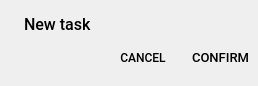
<?xml version="1.0" encoding="UTF-8"?>
<ui version="4.0">
 <class>MaterialDialog</class>
 <widget class="QDialog" name="MaterialDialog">
  <property name="geometry">
   <rect>
    <x>0</x>
    <y>0</y>
    <width>258</width>
    <height>86</height>
   </rect>
  </property>
  <property name="windowTitle">
   <string>Dialog</string>
  </property>
  <layout class="QVBoxLayout" name="verticalLayout">
   <property name="spacing">
    <number>0</number>
   </property>
   <property name="leftMargin">
    <number>0</number>
   </property>
   <property name="topMargin">
    <number>14</number>
   </property>
   <property name="rightMargin">
    <number>0</number>
   </property>
   <item>
    <layout class="QHBoxLayout" name="horizontalLayout_4">
     <property name="spacing">
      <number>0</number>
     </property>
     <property name="leftMargin">
      <number>24</number>
     </property>
     <property name="rightMargin">
      <number>24</number>
     </property>
     <item>
      <widget class="QLabel" name="headingLbl">
       <property name="font">
        <font>
         <family>Roboto Medium</family>
         <pointsize>12</pointsize>
         <weight>50</weight>
         <bold>false</bold>
        </font>
       </property>
       <property name="text">
        <string>New task</string>
       </property>
      </widget>
     </item>
     <item>
      <spacer name="horizontalSpacer_4">
       <property name="orientation">
        <enum>Qt::Horizontal</enum>
       </property>
       <property name="sizeHint" stdset="0">
        <size>
         <width>40</width>
         <height>20</height>
        </size>
       </property>
      </spacer>
     </item>
    </layout>
   </item>
   <item>
    <spacer name="verticalSpacer">
     <property name="orientation">
      <enum>Qt::Vertical</enum>
     </property>
     <property name="sizeHint" stdset="0">
      <size>
       <width>20</width>
       <height>1</height>
      </size>
     </property>
    </spacer>
   </item>
   <item>
    <layout class="QHBoxLayout" name="horizontalLayout_5">
     <property name="spacing">
      <number>8</number>
     </property>
     <item>
      <spacer name="horizontalSpacer_5">
       <property name="orientation">
        <enum>Qt::Horizontal</enum>
       </property>
       <property name="sizeHint" stdset="0">
        <size>
         <width>40</width>
         <height>20</height>
        </size>
       </property>
      </spacer>
     </item>
     <item>
      <widget class="QPushButton" name="cancelBtn">
       <property name="minimumSize">
        <size>
         <width>64</width>
         <height>36</height>
        </size>
       </property>
       <property name="font">
        <font>
         <family>Roboto Medium</family>
         <weight>50</weight>
         <bold>false</bold>
        </font>
       </property>
       <property name="cursor">
        <cursorShape>PointingHandCursor</cursorShape>
       </property>
       <property name="styleSheet">
        <string notr="true">padding: 8px;
color: &quot;#2196f3&quot;;</string>
       </property>
       <property name="text">
        <string>CANCEL</string>
       </property>
       <property name="flat">
        <bool>true</bool>
       </property>
      </widget>
     </item>
     <item>
      <widget class="QPushButton" name="confirmBtn">
       <property name="minimumSize">
        <size>
         <width>64</width>
         <height>36</height>
        </size>
       </property>
       <property name="font">
        <font>
         <family>Roboto Medium</family>
         <pointsize>10</pointsize>
         <weight>50</weight>
         <bold>false</bold>
        </font>
       </property>
       <property name="cursor">
        <cursorShape>PointingHandCursor</cursorShape>
       </property>
       <property name="styleSheet">
        <string notr="true">padding: 8px;
color: &quot;#2196f3&quot;;</string>
       </property>
       <property name="text">
        <string>CONFIRM</string>
       </property>
       <property name="flat">
        <bool>true</bool>
       </property>
      </widget>
     </item>
    </layout>
   </item>
  </layout>
 </widget>
 <resources/>
 <connections/>
</ui>
